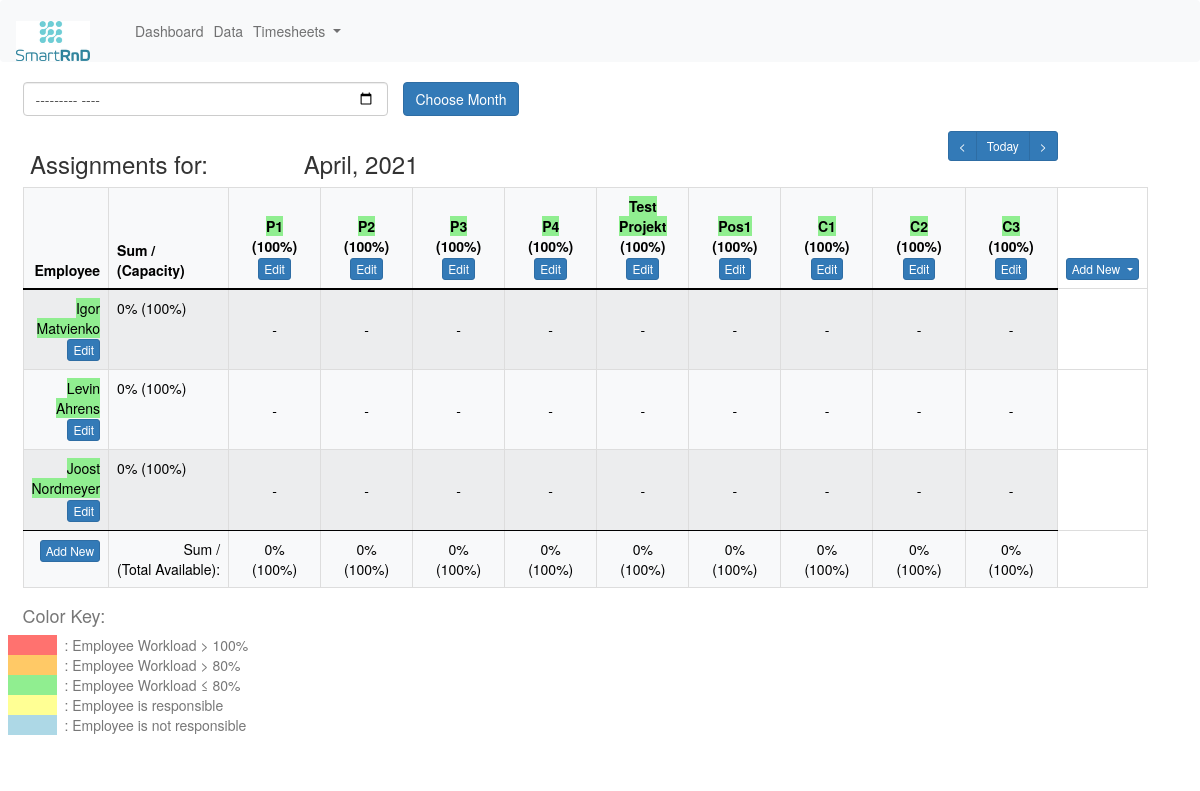
Screenshot of /dashboard/64 with the database file from the repository.
### erpapp/models.py (models this page shows, shortened)
class Month(models.Model):
    month_choices = [
        ('January', 'January'),
        ('February', 'February'),
        ('March', 'March'),
        ('April', 'April'),
        ('May', 'May'),
        ('June', 'June'),
        ('July', 'July'),
        ('August', 'August'),
        ('September', 'September'),
        ('October', 'October'),
        ('November', 'November'),
        ('December', 'December')
    ]
    month = models.CharField(max_length=10, choices=month_choices)
    year_choices = [(str(r), str(r)) for r in range(datetime.date.today().year - 10, datetime.date.today().year + 10)]
    year = models.CharField(max_length=5, choices=year_choices, default=str(timezone.now().strftime('%Y')))
    @property
    def name(self):
        return '{}, {}'.format(self.month, self.year)
    class Meta:
        db_table = "month"
        unique_together = ('month', 'year')

class Task(models.Model):
    title = models.CharField('Title', max_length=50, default='Title', unique=True)  # Title of the task
    description = models.CharField('Description', max_length=2400, default='Describe the task!')  # Describes the task
    def __str__(self):
        return self.title
    class Meta:
        db_table = "task"

class Project(Task):
    ressources = models.FloatField('Ressources')  # Projects max available ressources (can be overbooked)
    begin = models.DateField('Project Start')  # Begin of the project
    end = models.DateField('Project End')  # Scheduled End of the project
    class Meta:
        db_table = "project"

class Task(models.Model):
    title = models.CharField('Title', max_length=50, default='Title', unique=True)  # Title of the task
    description = models.CharField('Description', max_length=2400, default='Describe the task!')  # Describes the task
    def __str__(self):
        return self.title
    class Meta:
        db_table = "task"

class Position(Task):
    ressources = models.FloatField('Ressources')
    class Meta:
        db_table = "position"

class Chair(Task):
    rotation_choices = [
        ('Summer Term', 'Summer Term'),
        ('Winter Term', 'Winter Term'),
        ('Every Term', 'Every Term'),
        ('Irregular', 'irregular')
    ]
    rotation = models.CharField('Term', default='Every Term', choices=rotation_choices, max_length=16)
    requirement = models.FloatField('Requirement', default=1)  # Requirement of Employee
    class Meta:
        db_table = "chair"

class Employee(models.Model):
    firstname = models.CharField('First Name', max_length=32)  # Employees first name
    lastname = models.CharField('Last Name', max_length=32)  # Employees last name
    type_choices = [
        ('Undergraduate Assistant', 'Undergraduate Assistant'),
        ('Research Associate', 'Research Associate')
    ]
    type = models.CharField('Type of Employment', choices=type_choices, max_length=32)
    capacity = models.FloatField('Capacity', default=1.0)  # Total capacity of an employee
    hiring_date = models.DateField('Hiring Date')  # Start of contract
    expiration_date = models.DateField('Expiration Date')  # End of contract
    @property
    def fullname(self):
        return '{} {}'.format(self.firstname, self.lastname)
    def __str__(self):
        return self.fullname
    class Meta:
        db_table = "employee"
        unique_together = ('firstname', 'lastname')

### erpapp/views.py (the view, shortened to what this page needs)
# urls.py: path('dashboard/', views.dashboard_no_id),
def dashboard(request, id):
    month = Month.objects.get(id=id)
    tasks = Task.objects.all()
    month_dict = {
        '1': 'January',
        '2': 'February',
        '3': 'March',
        '4': 'April',
        '5': 'May',
        '6': 'June',
        '7': 'July',
        '8': 'August',
        '9': 'September',
        '10': 'October',
        '11': 'November',
        '12': 'December',
    }
    date = timezone.now()
    current_year, current_month, _ = str(date).split('-')
    current_month_name = month_dict[str(int(current_month))]
    today = Month.objects.get(month=current_month_name, year=current_year)
    try:
        previous_month = Month.objects.get(id=id - 1)
    except Exception:
        previous_month = Month.objects.get(id=id)
    try:
        next_month = Month.objects.get(id=id + 1)
    except Exception:
        next_month = Month.objects.get(id=id)
    employee_rows = []
    for employee in Employee.objects.all():
        employee_sum = 0
        for task in tasks:
            for assignment_per_month in AssignmentPerMonth.objects.all():
                if employee.id == assignment_per_month.employee.id and task.id == assignment_per_month.task.id \
                        and month == assignment_per_month.month:
                    employee_sum = employee_sum + assignment_per_month.percentage
        employee_capacity = employee.capacity
        employee_worklooad = employee_sum / employee_capacity
        employee_title = [(employee, int(employee_sum * 100), int(employee_capacity * 100), employee_worklooad)]
        assignment_infos_project = []
        for counter, project in enumerate(Project.objects.all()):
            assignment_infos_project.append(['-', False])
            for assignment_per_month in AssignmentPerMonth.objects.all():
                if employee.id == assignment_per_month.employee.id and project.id == assignment_per_month.task.id and month == assignment_per_month.month:
                    assignment_infos_project[counter] = [int(assignment_per_month.percentage * 100),
                                                         assignment_per_month.responsibility]
        employee_title.append(assignment_infos_project)
        assignment_infos_position = []
        for counter, position in enumerate(Position.objects.all()):
            assignment_infos_position.append(['-', False])
            for assignment_per_month in AssignmentPerMonth.objects.all():
                if employee.id == assignment_per_month.employee.id and position.id == assignment_per_month.task.id and month == assignment_per_month.month:
                    assignment_infos_position[counter] = [int(assignment_per_month.percentage * 100),
                                                          assignment_per_month.responsibility]
        employee_title.append(assignment_infos_position)
        assignment_infos_chair = []
        for counter, chair in enumerate(Chair.objects.all()):
            assignment_infos_chair.append(['-', False])
            for assignment_per_month in AssignmentPerMonth.objects.all():
                if employee.id == assignment_per_month.employee.id and chair.id == assignment_per_month.task.id and month == assignment_per_month.month:
                    assignment_infos_chair[counter] = [int(assignment_per_month.percentage * 100),
                                                       assignment_per_month.responsibility]
        employee_title.append(assignment_infos_chair)
        employee_rows.append(employee_title)
    task_sums = []
    for project in Project.objects.all():
        sum = 0
        for assignment_per_month in AssignmentPerMonth.objects.all():
            if project.id == assignment_per_month.task.id and month == assignment_per_month.month:
                sum = sum + assignment_per_month.percentage
        task_sums.append([int(sum * 100), int(project.ressources * 100)])
    for position in Position.objects.all():
        sum = 0
        for assignment_per_month in AssignmentPerMonth.objects.all():
            if position.id == assignment_per_month.task.id and month == assignment_per_month.month:
                sum = sum + assignment_per_month.percentage
        task_sums.append([int(sum * 100), int(position.ressources * 100)])
    for chair in Chair.objects.all():
        sum = 0
        for assignment_per_month in AssignmentPerMonth.objects.all():
            if chair.id == assignment_per_month.task.id and month == assignment_per_month.month:
                sum = sum + assignment_per_month.percentage
        task_sums.append([int(sum * 100), int(chair.requirement * 100)])
    task_infos = []
    for project in Project.objects.all():
        sum = 0
        for assignment_per_month in AssignmentPerMonth.objects.all():
            if project.id == assignment_per_month.task.id and month == assignment_per_month.month:
                sum = sum + assignment_per_month.percentage
        task_workload = sum / project.ressources
        task_infos.append([project, int(sum * 100), int(project.ressources * 100), round(task_workload, 2)])
    for position in Position.objects.all():
        sum = 0
        for assignment_per_month in AssignmentPerMonth.objects.all():
            if position.id == assignment_per_month.task.id and month == assignment_per_month.month:
                sum = sum + assignment_per_month.percentage
        task_workload = sum / position.ressources
        task_infos.append([position, int(sum * 100), int(position.ressources * 100), round(task_workload, 2)])
    for chair in Chair.objects.all():
        sum = 0
        for assignment_per_month in AssignmentPerMonth.objects.all():
            if chair.id == assignment_per_month.task.id and month == assignment_per_month.month:
                sum = sum + assignment_per_month.percentage
        chair_workload = sum / chair.requirement
        task_infos.append([chair, int(sum * 100), int(chair.requirement * 100), round(chair_workload, 2)])
    context = {
        'tasks': tasks,
        'task_infos': task_infos,
        'employee_rows': employee_rows,
        'task_sums': task_sums,
        'month': month,
        'today': today,
        'previous_month': previous_month,
        'next_month': next_month,
    }
    return render(request, 'dashboard.html', context)

### erpapp/Templates/dashboard.html (shortened to what this page needs)
{% extends "base.html" %}
{% block content %}
<div class="row">
    <form method="POST" class="post-form">
        <div class="form-group row">
            <div class="col-4">
                <input type="month" name="start_month" id="start_month" class="form-control">
            </div>
            <div class="col-4">
                <input type="submit" value="Choose Month" class="btn btn-primary">
            </div>
        </div>
    </form>
</div>
<div class="row">
    <div class="col-3">
        <h3>Assignments for: </h3>
    </div>
    <div class="col-9">
        <div class="row">
            <div class="col-9">
                <h3>{{ month.name }}</h3>
            </div>
            <div class="col-3">
                <div class="btn-group" role="group" aria-label="Basic example">
                    <a class="btn btn-primary btn-sm" href="{{ previous_month.id }}" role="button"><</a>
                    <a class="btn btn-primary btn-sm" href="{{ today.id }}" role="button">Today</a>
                    <a class="btn btn-primary btn-sm" href="{{ next_month.id }}" role="button">></a>
                </div>
            </div>
        </div>
    </div>
</div>
<div class="row">
    <table class="table table-responsive table-striped table-bordered table-light horizontal-scrollable text-center">
        <caption>
            <h4>Color Key:</h4>
            <div class="col-6">
                <div class="row">
                    <div class="col-1" id="red" style="background-color: #ff726f"></div>
                    <div class="col-11">: Employee Workload > 100%</div>
                </div>
                <div class="row">
                    <div class="col-1" id="orange" style="background-color: #ffc966"></div>
                    <div class="col-11">: Employee Workload > 80%</div>
                </div>
                <div class="row">
                    <div class="col-1" id="green" style="background-color: #90ee90"></div>
                    <div class="col-11">: Employee Workload ≤ 80%</div>
                </div>
            </div>
            <div class="col-6">
                <div class="row">
                    <div class="col-1" id="yellow" style="background-color: #ffff94"></div>
                    <div class="col-11">: Employee is responsible</div>
                </div>
                <div class="row">
                    <div class="col-1" id="blue" style="background-color: #add8e6"></div>
                    <div class="col-11">: Employee is not responsible</div>
                </div>
            </div>
        </caption>
        <thead>
        <tr>
            <th style="text-align: right">Employee</th>
            <th style="text-align: left">Sum / (Capacity)</th>
            {% for task_info in task_infos %}
            {% if task_info.3 > 1.0 %}
            <th class="col-xs-1" style="text-align: center">
                <a href="/task_in_months/{{ task_info.0.id }}/{{ month.id }}"
                   style="color: #000000; background-color: #ff726f">{{ task_info.0 }}</a>
                <br>({{ task_info.2 }}%)
                <a href="/edit_task/{{ task_info.0.id }}" class="btn btn-primary btn-xs">Edit</a>
            </th>
            {% else %}
            <th class="col-xs-1" style="text-align: center">
                <a href="/task_in_months/{{ task_info.0.id }}/{{ month.id }}"
                   style="color: #000000; background-color:#90ee90">{{ task_info.0 }}</a>
                <br>({{ task_info.2 }}%)
                <a href="/edit_task/{{ task_info.0.id }}" class="btn btn-primary btn-xs">Edit</a>
            </th>
            {% endif %}
            {% endfor %}
            <th class="border-0" style="background-color:#fff">
                <div class="dropdown">
                    <a class="btn btn-primary btn-xs dropdown-toggle" href="#" role="button"
                       id="dropdownMenuLink"
                       data-bs-toggle="dropdown" aria-expanded="false">
                        Add New
                    </a>
                </div>
            </th>
        </tr>
        </thead>
        <tbody>
        {% for employee_info, proj_percentages, pos_percentages, chair_percentages in employee_rows %}
        <tr style="text-align: right">
            {% if employee_info.3 > 1.0 %}
            <td>
                <a href="/employee_in_months/{{ employee_info.0.id }}"
                   style="color: #000000; background-color: #ff726f">{{ employee_info.0 }}</a>
                <br>
                <a href="/edit_emp/{{ employee_info.0.id }}" class="btn btn-primary btn-xs">Edit</a>
            </td>
            {% else %}
            <td>
                <a href="/employee_in_months/{{ employee_info.0.id }}"
                   style="color: #000000; background-color:#90ee90">{{ employee_info.0 }}</a>
                <br>
                <a href="/edit_emp/{{ employee_info.0.id }}" class="btn btn-primary btn-xs">Edit</a>
            </td>
            {% endif %}
            <td style="text-align: left">{{ employee_info.1 }}% ({{ employee_info.2 }}%)</td>
            {% for percentage in proj_percentages %}
            {% if percentage.0 == '-' %}
            <td class="align-middle" style="text-align: center"><a href="/add_new_ass/"
                                                                   style="color:#000000">{{ percentage.0 }}</a>
            </td>
            {% endif %}
            {% endfor %}
            {% for percentage in pos_percentages %}
            {% if percentage.0 == '-' %}
            <td class="align-middle" style="text-align: center"><a href="/add_new_ass/"
                                                                   style="color:#000000">{{ percentage.0 }}</a>
            </td>
            {% endif %}
            {% endfor %}
            {% for percentage in chair_percentages %}
            {% if percentage.0 == '-' %}
            <td class="align-middle" style="text-align: center"><a href="/add_new_ass/"
                                                                   style="color:#000000">{{ percentage.0 }}</a>
            </td>
            {% endif %}
            {% endfor %}
        </tr>
        {% endfor %}
        </tbody>
        <tfoot>
        <tr style="text-align: right">
            <td>
                <a href="/add_new_emp" class="btn btn-primary btn-xs">Add New</a>
            </td>
            <td>Sum / <br>(Total&nbsp;Available):</td>
            {% for task_sum in task_sums %}
            <td style="text-align: center">{{ task_sum.0 }}%<br>({{ task_sum.1 }}%)</td>
            {% endfor %}
        </tr>
        </tfoot>
    </table>
</div>
{% endblock content %}

### rows the page displays
Month: name "April, 2021"
Project: title "P1", task_info "100"
Project: title "P2", task_info "100"
Project: title "P3", task_info "100"
Project: title "P4", task_info "100"
Project: title "Test Projekt", task_info "100"
Position: title "Pos1", task_info "100"
Chair: title "C1", task_info "100"
Chair: title "C2", task_info "100"
Chair: title "C3", task_info "100"
Employee: firstname+lastname "Igor Matvienko", employee_info "0", employee_info "100", percentage "-" "-" "-" "-" "-", percentage "-", percentage "-" "-" "-"
Employee: firstname+lastname "Levin Ahrens", employee_info "0", employee_info "100", percentage "-" "-" "-" "-" "-", percentage "-", percentage "-" "-" "-"
Employee: firstname+lastname "Joost Nordmeyer", employee_info "0", employee_info "100", percentage "-" "-" "-" "-" "-", percentage "-", percentage "-" "-" "-"

### other values shown
{{ task_sum.0 }} "0" "0" "0" "0" "0" "0" "0" "0" "0"
{{ task_sum.1 }} "100" "100" "100" "100" "100" "100" "100" "100" "100"
